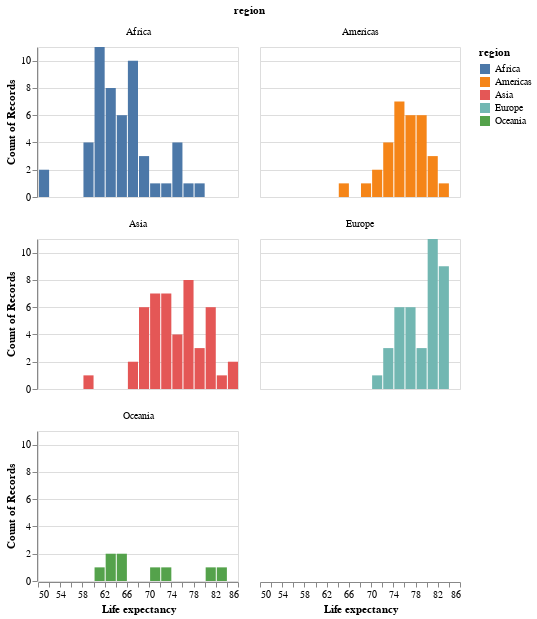

Notebook code cell kept with this figure:
### Code cell
alt.Chart(gm_df2018).mark_bar().encode(
    alt.X('life_expectancy', bin=alt.Bin(maxbins=30), title='Life expectancy'),
    alt.Y('count()'),
    alt.Color('region')
).properties(width=200, height=150
).facet('region', columns = 2)

### Figure 1 — Vega-Lite specification as saved in the notebook (floating-point values rounded to 4 significant figures; data arrays with more than 128 entries replaced by an {"elided": "..."} marker saying what was removed)
{"usermeta": {"embedOptions": {"theme": "fivethirtyeight"}}, "config": {"view": {"continuousWidth": 400, "continuousHeight": 300}}, "data": {"name": "data-105865250a9109fc08ef5ba0f4dcfed4"}, "facet": {"field": "region", "type": "nominal"}, "spec": {"mark": "bar", "encoding": {"color": {"field": "region", "type": "nominal"}, "x": {"bin": {"maxbins": 30}, "field": "life_expectancy", "title": "Life expectancy", "type": "quantitative"}, "y": {"aggregate": "count", "type": "quantitative"}}, "height": 150, "width": 200}, "columns": 2, "$schema": "https://vega.github.io/schema/vega-lite/v4.17.0.json", "datasets": {"data-105865250a9109fc08ef5ba0f4dcfed4": {"elided": "178 records"}}}
